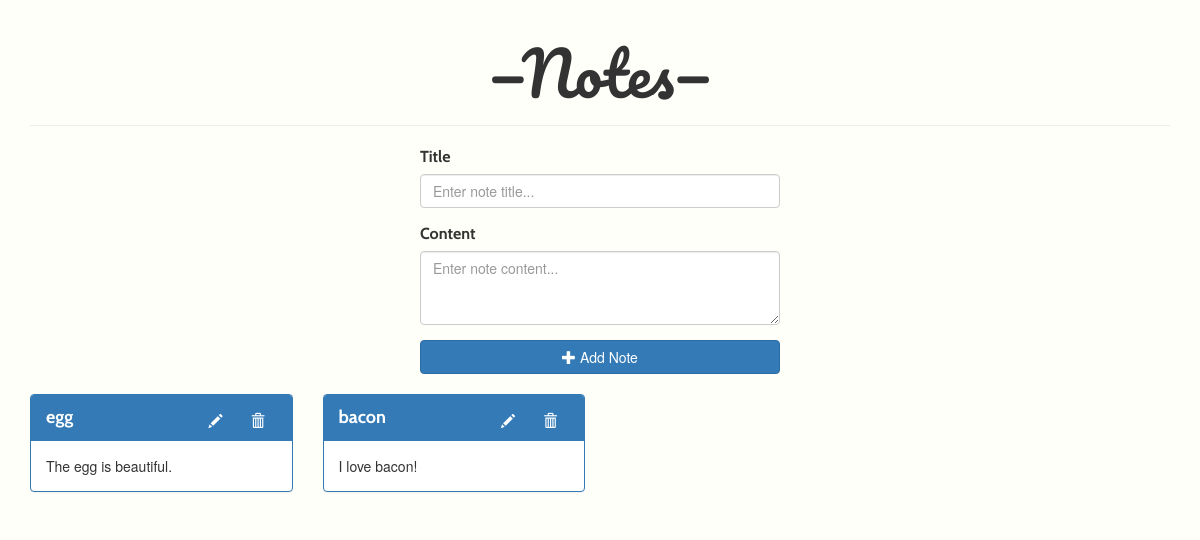
The app's page /, older data.
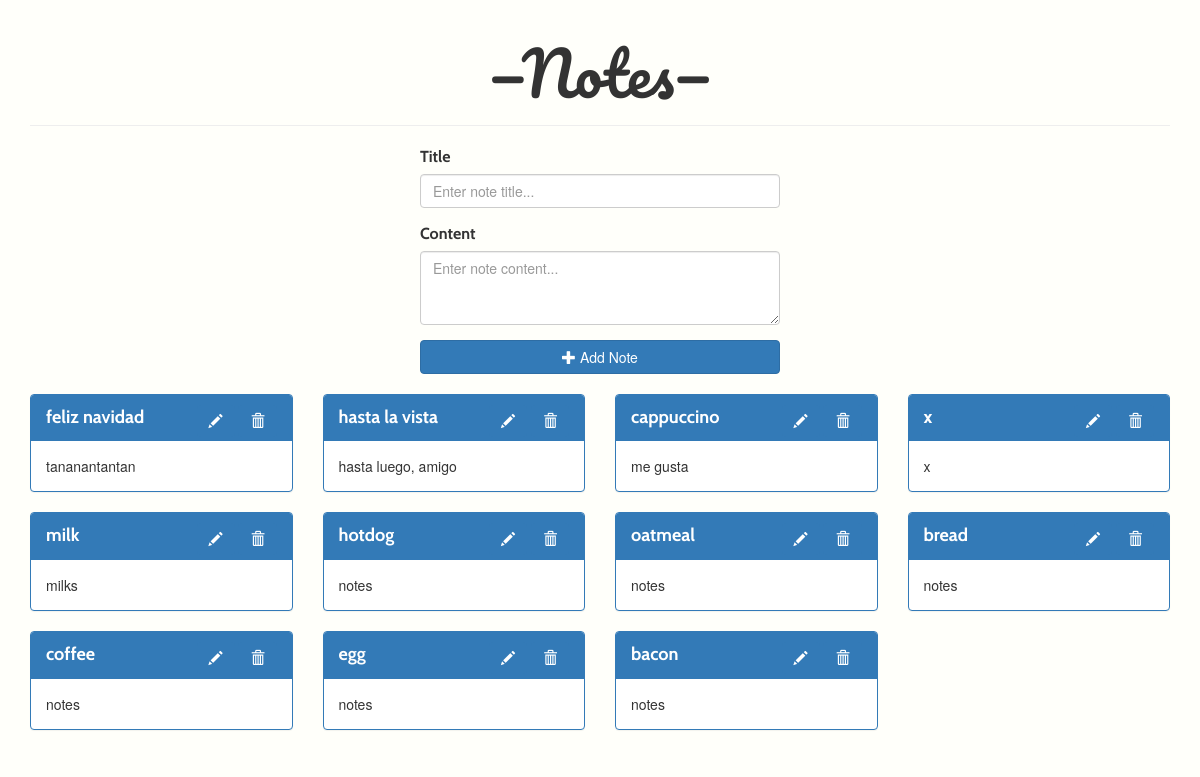
The same page, newer data.
### notes/models.py (models this page shows, shortened)
class Note(models.Model):
    title = models.CharField(max_length=512, blank=True)
    note = models.TextField(blank=True)

### notes/views.py (the view, shortened to what this page needs)
# urls.py: url(r'^$', views.Index.as_view(), name='index'),
class Index(View):
    template_name = 'notes/index.html'
    def get_context_data(self):
        context = {
                'notes': Note.objects.order_by('-id')
                }
        return context
    def get(self, request, *args, **kwargs):
        context = self.get_context_data()
        return render(request, self.template_name, context)

### templates/notes/index.html (shortened to what this page needs)
{% extends 'base.html' %}
{% block content %}
<div class="row top-buffer">
    <div class="col-md-4 col-md-offset-4">
        <form action="{% url 'index' %}" method="post">
            <div class="form-group">
                <label for="txtNoteTitle" class="note-label">Title</label>
                <input type="text" class="form-control" id="txtNoteTitle" name="title"
                placeholder="Enter note title..." required>
            </div>
            <div class="form-group">
                <label for="txtNoteContent" class="note-label">Content</label>
                <textarea class="form-control" id="txtNoteContent" name="note"
                    rows="3" placeholder="Enter note content..." required></textarea>
            </div>
            <button type="submit" class="btn-block btn btn-primary" id="btnAdd"
            name="add_note"><span class="glyphicon glyphicon-plus"></span>&nbsp;Add Note</button>
        </form>
    </div>
</div>
{% include 'notes/note-display.html' %}
{% endblock content %}

### templates/notes/note-display.html
<div class="row top-buffer">
    {% for note in notes %}
    <div class="col-md-3">
        <div class="panel panel-primary">
            <div class="panel-heading">
                <strong class="note-title">{{ note.title }}</strong>
                <div class="pull-right">
                    <a href="{% url 'update' note.id %}" class="btn btn-primary">
                        <span class="glyphicon glyphicon-pencil"></span>
                    </a>
                    <button class="btn btn-primary" id="btn_delete" onclick="deleteNote('{{ note.id }}')">
                        <span class="glyphicon glyphicon-trash"></span>
                    </button>
                </div>
            </div>
            <div class="panel-body">
                {{ note.note }}
            </div>
        </div>
    </div>
    {% endfor %}
</div>

Row changes from the older to the newer data that the page shows:
added Note: title "feliz navidad", note "tananantantan"
added Note: title "hasta la vista", note "hasta luego, amigo"
added Note: title "cappuccino", note "me gusta"
added Note: title "x", note "x"
added Note: title "milk", note "milks"
added Note: title "hotdog", note "notes"
added Note: title "oatmeal", note "notes"
added Note: title "bread", note "notes"
added Note: title "coffee", note "notes"
changed Note "egg": note "The egg is beautiful." → "notes"
changed Note "bacon": note "I love bacon!" → "notes"
